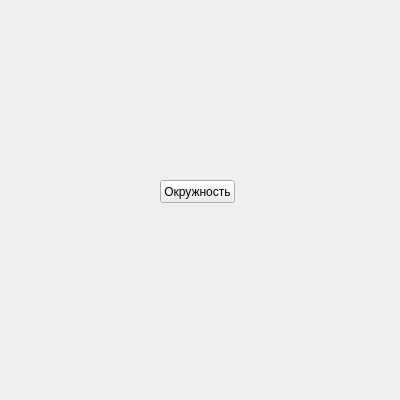
<?xml version="1.0" encoding="UTF-8"?>
<ui version="4.0">
 <class>Form</class>
 <widget class="QWidget" name="Form">
  <property name="geometry">
   <rect>
    <x>0</x>
    <y>0</y>
    <width>400</width>
    <height>400</height>
   </rect>
  </property>
  <property name="minimumSize">
   <size>
    <width>400</width>
    <height>400</height>
   </size>
  </property>
  <property name="maximumSize">
   <size>
    <width>400</width>
    <height>400</height>
   </size>
  </property>
  <property name="windowTitle">
   <string>Окружности</string>
  </property>
  <widget class="QPushButton" name="circle_btn">
   <property name="geometry">
    <rect>
     <x>160</x>
     <y>180</y>
     <width>75</width>
     <height>23</height>
    </rect>
   </property>
   <property name="text">
    <string>Окружность</string>
   </property>
  </widget>
 </widget>
 <resources/>
 <connections/>
</ui>
